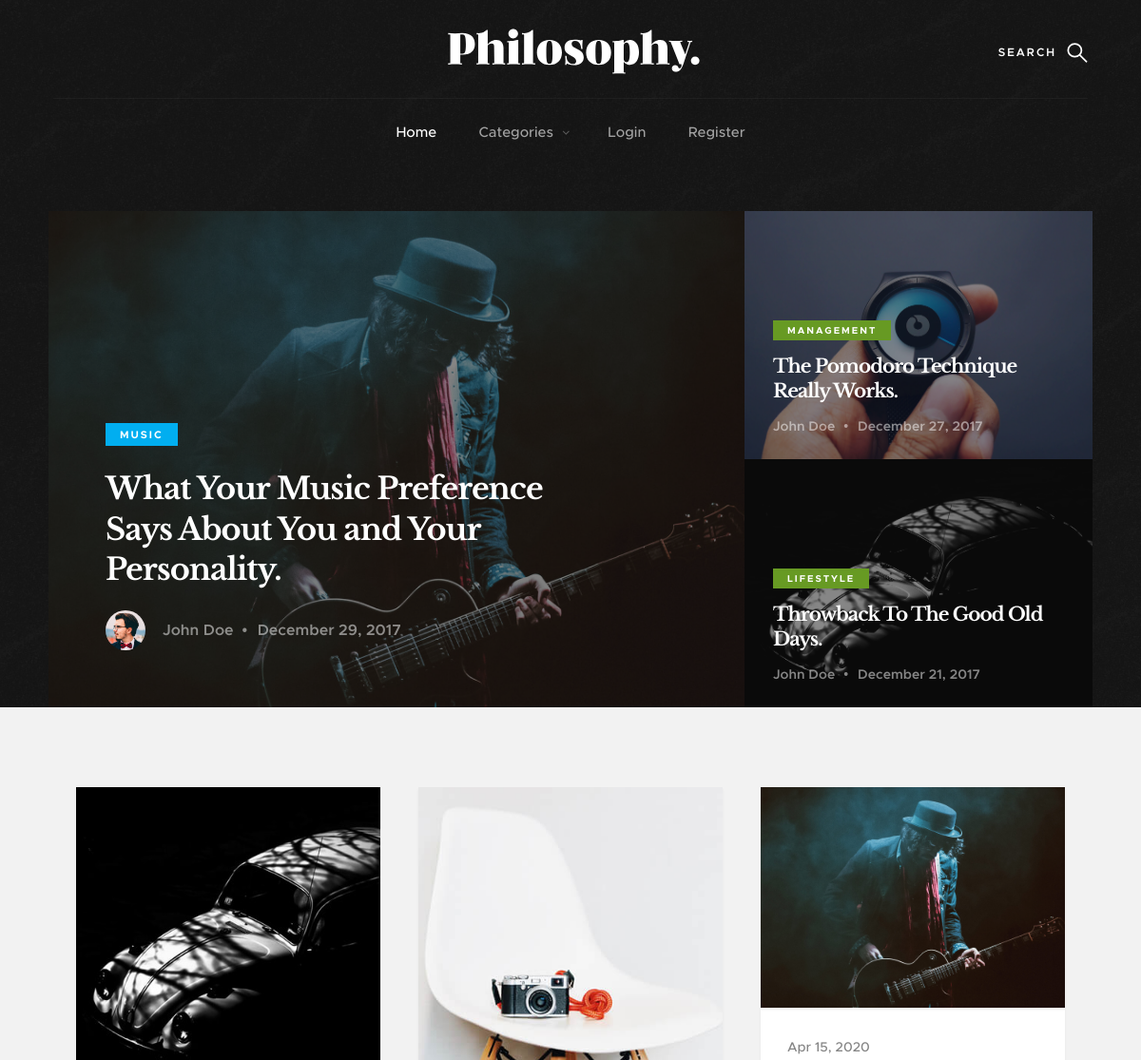
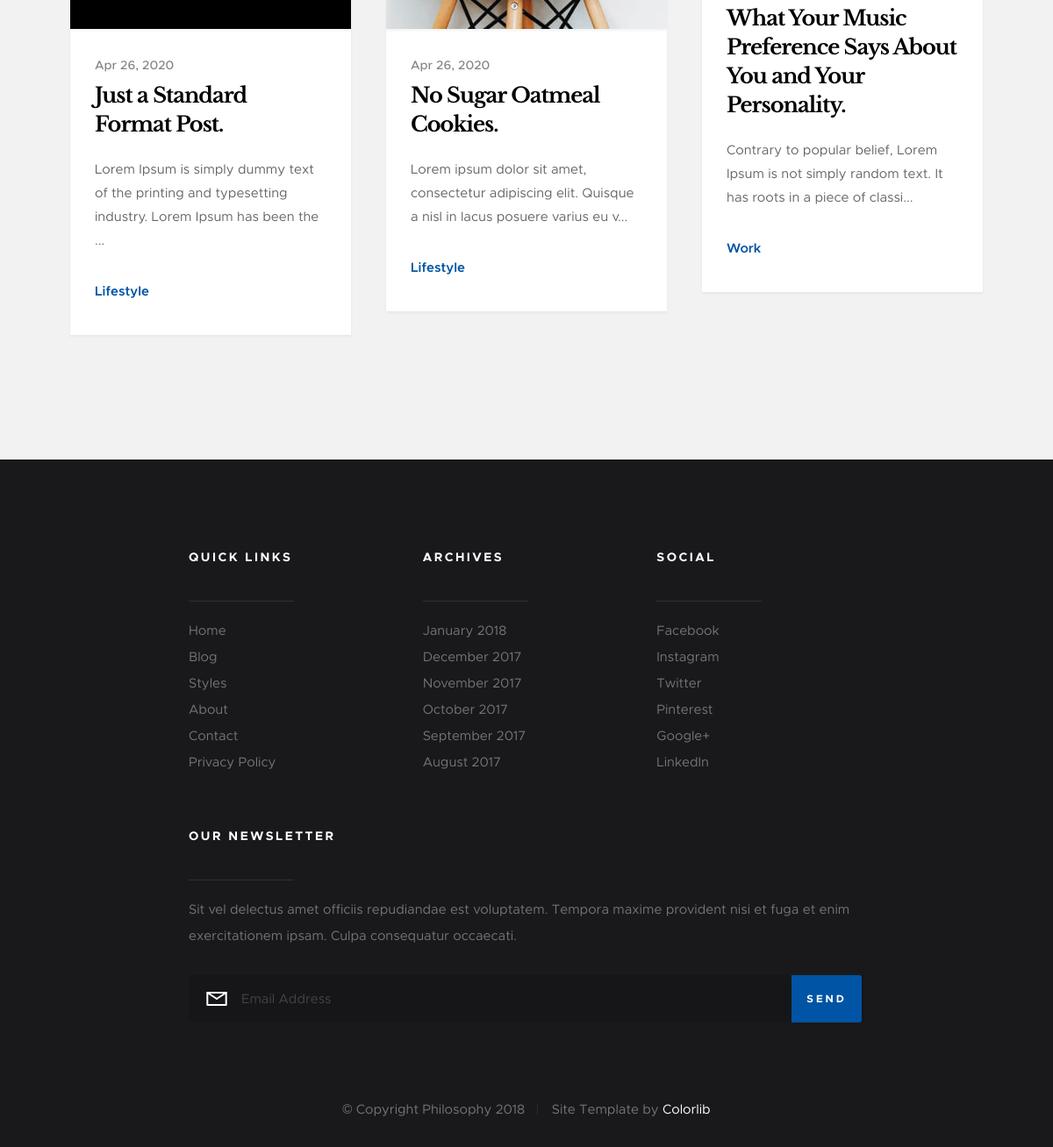
The page / on the database its author committed (2 pictures, top to bottom).
### tables this page shows
CREATE TABLE `posts` (
  `id` int(11) NOT NULL,
  `title` varchar(191) NOT NULL,
  `content` text,
  `image` varchar(191) NOT NULL,
  `user_id` int(11) DEFAULT NULL,
  `category_id` int(11) DEFAULT NULL,
  `views` bigint(20) NOT NULL DEFAULT '0',
  `created_at` date DEFAULT NULL
);

CREATE TABLE `categories` (
  `id` int(11) NOT NULL,
  `name` varchar(191) NOT NULL,
  `created_at` date NOT NULL
);

### index.php (the view, shortened to what this page needs)
<?php
    require_once 'common/config.php';
?>
<!DOCTYPE html>
<html class="no-js" lang="en">
<head>
    <link rel="stylesheet" href="css/base.css">
    <link rel="stylesheet" href="css/vendor.css">
    <link rel="stylesheet" href="css/main.css">
</head>
<body id="top">
    <section class="s-pageheader s-pageheader--home">
        <?php include_once 'common/header.php'; ?>
        <div class="pageheader-content row">
            <div class="col-full">
                <div class="featured">
                    <div class="featured__column featured__column--big">
                        <div class="entry" style="background-image:url('images/thumbs/featured/featured-guitarman.jpg');">
                            <div class="entry__content">
                                <span class="entry__category"><a href="#0">Music</a></span>
                                <h1><a href="#0" title="">What Your Music Preference Says About You and Your Personality.</a></h1>
                                <div class="entry__info">
                                    <a href="#0" class="entry__profile-pic">
                                        <img class="avatar" src="images/avatars/user-03.jpg" alt="">
                                    </a>
                                    <ul class="entry__meta">
                                        <li><a href="#0">John Doe</a></li>
                                        <li>December 29, 2017</li>
                                    </ul>
                                </div>
                            </div>
                        </div>
                    </div>
                    <div class="featured__column featured__column--small">
                        <div class="entry" style="background-image:url('images/thumbs/featured/featured-watch.jpg');">
                            <div class="entry__content">
                                <span class="entry__category"><a href="#0">Management</a></span>
                                <h1><a href="#0" title="">The Pomodoro Technique Really Works.</a></h1>
                                <div class="entry__info">
                                    <ul class="entry__meta">
                                        <li><a href="#0">John Doe</a></li>
                                        <li>December 27, 2017</li>
                                    </ul>
                                </div>
                            </div>
                        </div>
                        <div class="entry" style="background-image:url('images/thumbs/featured/featured-beetle.jpg');">
                            <div class="entry__content">
                                <span class="entry__category"><a href="#0">LifeStyle</a></span>
                                <h1><a href="#0" title="">Throwback To The Good Old Days.</a></h1>
                                <div class="entry__info">
                                    <ul class="entry__meta">
                                        <li><a href="#0">John Doe</a></li>
                                        <li>December 21, 2017</li>
                                    </ul>
                                </div>
                            </div>
                        </div>
                    </div>
                </div>
            </div>
        </div>
    </section>
    <section class="s-content">
        <div class="row masonry-wrap">
            <div class="masonry">
                <?php
                    $sql = "SELECT * FROM posts";
                    $posts = $con->query($sql);
                    while($post = $posts->fetch_assoc())
                    {
                        $sql = "SELECT * FROM categories WHERE id = " . $post['category_id'];
                        $postCategory = $con->query($sql)->fetch_assoc();
                        echo "<article class='masonry__brick entry format-standard' data-aos='fade-up'>
                                <div class='entry__thumb'>
                                    <a href='single.php?id=". $post['id'] ."' class='entry__thumb-link'>
                                        <img src='". $post['image'] ."' alt=''>
                                    </a>
                                </div>
                                <div class='entry__text'>
                                    <div class='entry__header'>
                                        <div class='entry__date'>
                                            <a href='single.php?id=". $post['id'] ."'>". date('M d, Y', strtotime($post['created_at'])) ."</a>
                                        </div>
                                        <h1 class='entry__title'><a href='single.php?id=". $post['id'] ."'>". $post['title'] ."</a></h1>
                                    </div>
                                    <div class='entry__excerpt'>
                                        <p>". substr($post['content'], 0, 100) ."...</p>
                                    </div>
                                    <div class='entry__meta'>
                                        <span class='entry__meta-links'>
                                            <a href='category.php'>". $postCategory['name'] ."</a>
                                        </span>
                                    </div>
                                </div>
                            </article>";
                    }
                ?>
            </div>
        </div>
    </section>
    <?php include_once 'common/footer.php'; ?>
</body>
</html>

### common/header.php (shortened to what this page needs)
<header class="header">
    <div class="header__content row">
        <div class="header__logo">
            <a class="logo" href="index.html">
                <img src="images/logo.svg" alt="Homepage">
            </a>
        </div>
        <ul class="header__social">
            <li>
                <a href="#0"><i class="fa fa-facebook" aria-hidden="true"></i></a>
            </li>
            <li>
                <a href="#0"><i class="fa fa-twitter" aria-hidden="true"></i></a>
            </li>
            <li>
                <a href="#0"><i class="fa fa-instagram" aria-hidden="true"></i></a>
            </li>
            <li>
                <a href="#0"><i class="fa fa-pinterest" aria-hidden="true"></i></a>
            </li>
        </ul>
        <a class="header__search-trigger" href="#0"></a>
        <nav class="header__nav-wrap">
            <ul class="header__nav">
                <li class="current"><a href="index.html" title="">Home</a></li>
                <li class="has-children">
                    <a href="#0" title="">Categories</a>
                </li>
                <li><a href="about.html" title="">Login</a></li>
                <li><a href="contact.html" title="">Register</a></li>
            </ul>
        </nav>
    </div>
</header>

### common/footer.php (shortened to what this page needs)
<footer class="s-footer">
    <div class="s-footer__main">
        <div class="row">
            <div class="col-two md-four mob-full s-footer__sitelinks">
                <h4>Quick Links</h4>
                <ul class="s-footer__linklist">
                    <li><a href="#0">Home</a></li>
                    <li><a href="#0">Blog</a></li>
                    <li><a href="#0">Styles</a></li>
                    <li><a href="#0">About</a></li>
                    <li><a href="#0">Contact</a></li>
                    <li><a href="#0">Privacy Policy</a></li>
                </ul>
            </div>
            <div class="col-two md-four mob-full s-footer__archives">
                <h4>Archives</h4>
                <ul class="s-footer__linklist">
                    <li><a href="#0">January 2018</a></li>
                    <li><a href="#0">December 2017</a></li>
                    <li><a href="#0">November 2017</a></li>
                    <li><a href="#0">October 2017</a></li>
                    <li><a href="#0">September 2017</a></li>
                    <li><a href="#0">August 2017</a></li>
                </ul>
            </div>
            <div class="col-two md-four mob-full s-footer__social">
                <h4>Social</h4>
                <ul class="s-footer__linklist">
                    <li><a href="#0">Facebook</a></li>
                    <li><a href="#0">Instagram</a></li>
                    <li><a href="#0">Twitter</a></li>
                    <li><a href="#0">Pinterest</a></li>
                    <li><a href="#0">Google+</a></li>
                    <li><a href="#0">LinkedIn</a></li>
                </ul>
            </div>
            <div class="col-five md-full end s-footer__subscribe">
                <h4>Our Newsletter</h4>
                <p>Sit vel delectus amet officiis repudiandae est voluptatem. Tempora maxime provident nisi et fuga et enim exercitationem ipsam. Culpa consequatur occaecati.</p>
                <div class="subscribe-form">
                    <form id="mc-form" class="group" novalidate="true">
                        <input type="email" value="" name="EMAIL" class="email" id="mc-email" placeholder="Email Address" required="">
                        <input type="submit" name="subscribe" value="Send">
                    </form>
                </div>
            </div>
        </div>
    </div>
    <div class="s-footer__bottom">
        <div class="row">
            <div class="col-full">
                <div class="s-footer__copyright">
                    <span>© Copyright Philosophy 2018</span>
                    <span>Site Template by <a href="https://colorlib.com/">Colorlib</a></span>
                </div>
            </div>
        </div>
    </div>
</footer>

### css/base.css (style rules this page uses)
html { font-family: sans-serif; line-height: 1.15; -ms-text-size-adjust: 100%; -webkit-text-size-adjust: 100%; }
body { margin: 0; }
article, aside, footer, header, nav, section { display: block; }
h1 { font-size: 2em; margin: 0.67em 0; }
a { background-color: transparent; -webkit-text-decoration-skip: objects; }
img { border-style: none; }
button, input, optgroup, select, textarea { font-family: sans-serif; font-size: 100%; line-height: 1.15; margin: 0; }
button, input { overflow: visible; }
button, html [type="button"], [type="reset"], [type="submit"] { -webkit-appearance: button; }
html { font-size: 62.5%; box-sizing: border-box; }
*, *::before, *::after { box-sizing: inherit; }
body { font-weight: normal; line-height: 1; word-wrap: break-word; text-rendering: optimizeLegibility; -webkit-overflow-scrolling: touch; -webkit-text-size-adjust: none; }
body, input, button { -moz-osx-font-smoothing: grayscale; -webkit-font-smoothing: antialiased; }
img, video { max-width: 100%; height: auto; }
div, dl, dt, dd, ul, ol, li, h1, h2, h3, h4, h5, h6, pre, form, p, blockquote, th, td { margin: 0; padding: 0; }
h1, h2, h3, h4, h5, h6 { -webkit-font-smoothing: auto; -webkit-font-smoothing: antialiased; -webkit-font-variant-ligatures: common-ligatures; -moz-font-variant-ligatures: common-ligatures; font-variant-ligatures: common-ligatures; text-rendering: optimizeLegibility; }
em, i { font-style: italic; line-height: inherit; }
ol, ul { list-style: none; }
li { display: block; }
a { text-decoration: none; line-height: inherit; }
a img { border: none; }
input[type="email"], input[type="number"], input[type="search"], input[type="text"], input[type="tel"], input[type="url"], input[type="password"], textarea { -webkit-appearance: none; -moz-appearance: none; -ms-appearance: none; -o-appearance: none; appearance: none; }
.row { width: 94%; max-width: 1200px; margin: 0 auto; }
.row:after { content: ""; display: table; clear: both; }
[class*="col-"] { float: left; padding: 0 20px; }
[class*="col-"] + [class*="col-"].end { float: right; }
.col-two, .col-1-6 { width: 16.66667%; }
.col-five { width: 41.66667%; }
.col-twelve, .col-full { width: 100%; }
@media only screen and (max-width: 1200px) { [class*="col-"] { padding: 0 15px; } }
@media only screen and (max-width: 1200px) { .md-four, .md-1-3 { width: 33.33333%; } }
@media only screen and (max-width: 1200px) { .md-twelve, .md-full { width: 100%; } }
.group:after { content: ""; display: table; clear: both; }

### rows shown on the page
posts: image (picture), created_at "Apr 26, 2020", title "Just a Standard Format Post.", content "Lorem Ipsum is simply dummy text of the printing and typesetting industry. Lorem Ipsum has been the", category.name "Lifestyle"
posts: image (picture), created_at "Apr 26, 2020", title "No Sugar Oatmeal Cookies.", content "Lorem ipsum dolor sit amet, consectetur adipiscing elit. Quisque a nisl in lacus posuere varius eu v", category.name "Lifestyle"
posts: image (picture), created_at "Apr 15, 2020", title "What Your Music Preference Says About You and Your Personality.", content "Contrary to popular belief, Lorem Ipsum is not simply random text. It has roots in a piece of classi", category.name "Work"
